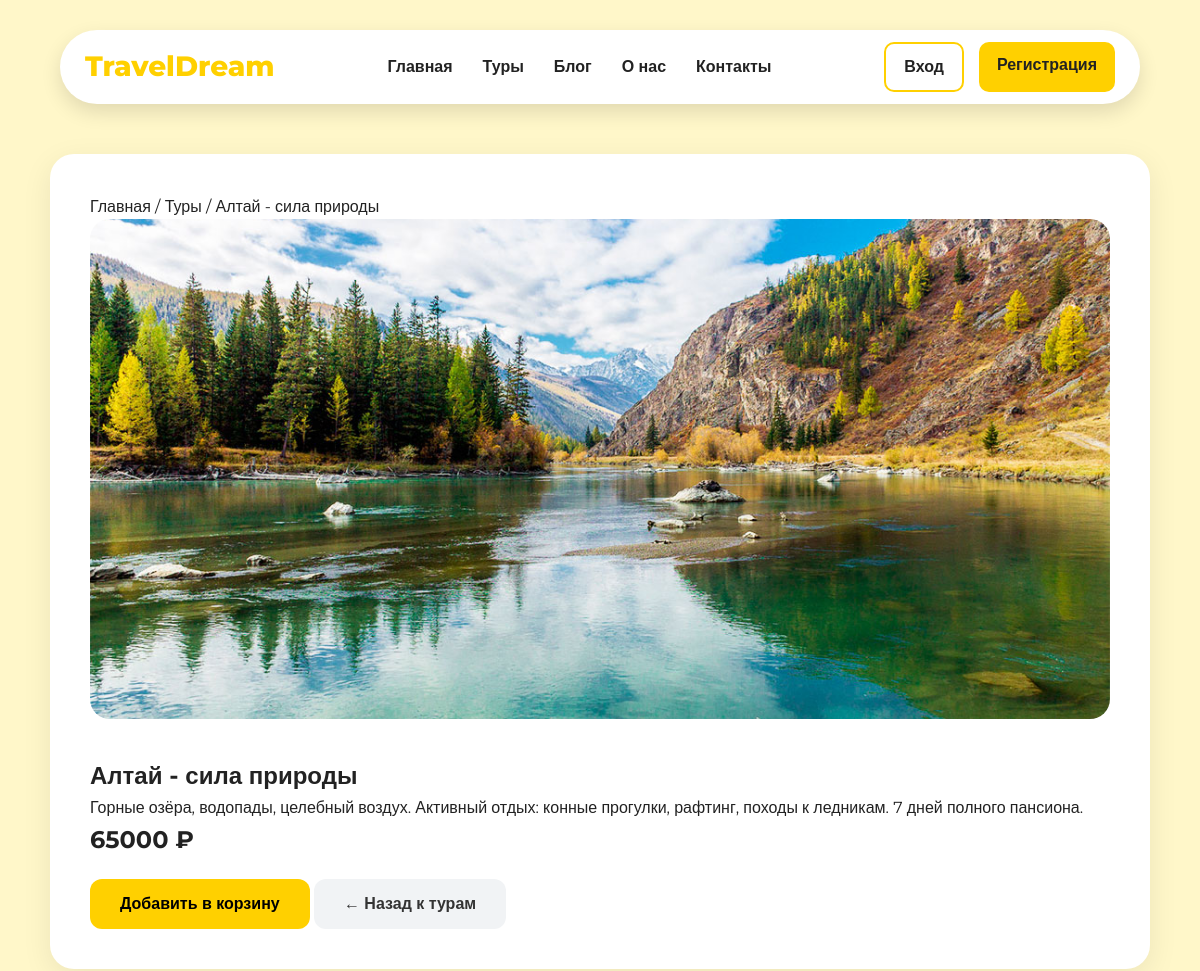
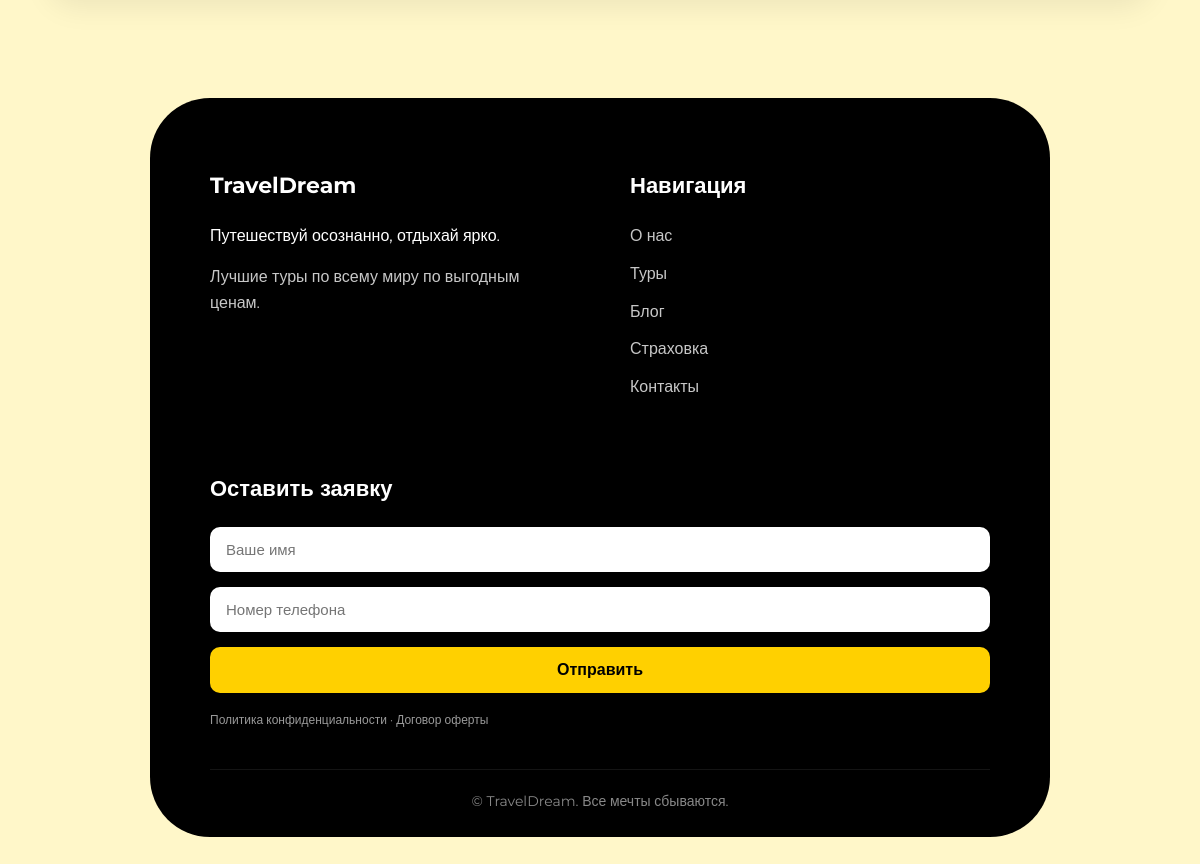
The page /tour/4/ on the database its author committed (2 pictures, top to bottom).
### travel/models.py (models this page shows, shortened)
class Destination(models.Model):
    name = models.CharField(max_length=100)
    price = models.IntegerField()
    description = models.TextField()
    img = models.ImageField(upload_to='pics')
    offer = models.BooleanField(default=False)

### travel/views.py (the view)
# urls.py: path('tour/<int:id>/', views.tour_detail, name='tour_detail'),
def tour_detail(request, id):
    tour = get_object_or_404(Destination, id=id)
    return render(request, 'tour_detail.html', {'tour': tour})

### templates/tour_detail.html (shortened to what this page needs)
{% extends 'base.html' %}
{% block content %}
<section class="detail">
    <div class="breadcrumb">
        <a href="{% url 'home' %}">Главная</a> /
        <a href="{% url 'tours' %}">Туры</a> /
        <span>{{ tour.name }}</span>
    </div>
    <img src="{{ tour.img.url }}" alt="{{ tour.name }}">
    <h1>{{ tour.name }}</h1>
    <p>{{ tour.description }}</p>
    <h2>{{ tour.price }} ₽</h2>
    <div class="detail-actions">
        <a href="{% url 'add_to_cart' tour.id %}">
    <button class="btn-book">
        Добавить в корзину
    </button>
</a>
        <a href="{% url 'tours' %}">
            <button class="btn-back">
                ← Назад к турам
            </button>
        </a>
    </div>
</section>
{% endblock %}

### static/css/style.css (style rules this page uses)
* { margin: 0; padding: 0; box-sizing: border-box; }
body { font-family: 'Montserrat', sans-serif; background: #fff7c9; color: #222; line-height: 1.6; }
a { text-decoration: none; color: inherit; }
button { cursor: pointer; border: none; transition: 0.3s; }
.detail { max-width: 1100px; margin: 50px auto; padding: 40px; background: white; border-radius: 24px; box-shadow: 0 8px 30px rgba(0,0,0,0.08); }
.detail img { width: 100%; max-height: 500px; object-fit: cover; border-radius: 20px; margin-bottom: 30px; }
.btn-back { display: inline-block; margin-top: 20px; padding: 12px 20px; background: #f1f3f5; color: #333; border-radius: 10px; text-decoration: none; }
.btn-book { background: #FFD000; border: none; padding: 16px 30px; border-radius: 12px; font-size: 16px; font-weight: 600; cursor: pointer; transition: 0.3s; }
.btn-back { background: #f1f3f5; color: #333; border: none; padding: 16px 30px; border-radius: 12px; font-size: 16px; font-weight: 600; cursor: pointer; transition: 0.3s; }

### rows shown on the page
Destination: name "Алтай - сила природы", img (picture), description "Горные озёра, водопады, целебный воздух. Активный отдых: конные прогулки, рафтинг, походы к ледникам. 7 дней полного пансиона.", price "65000"
